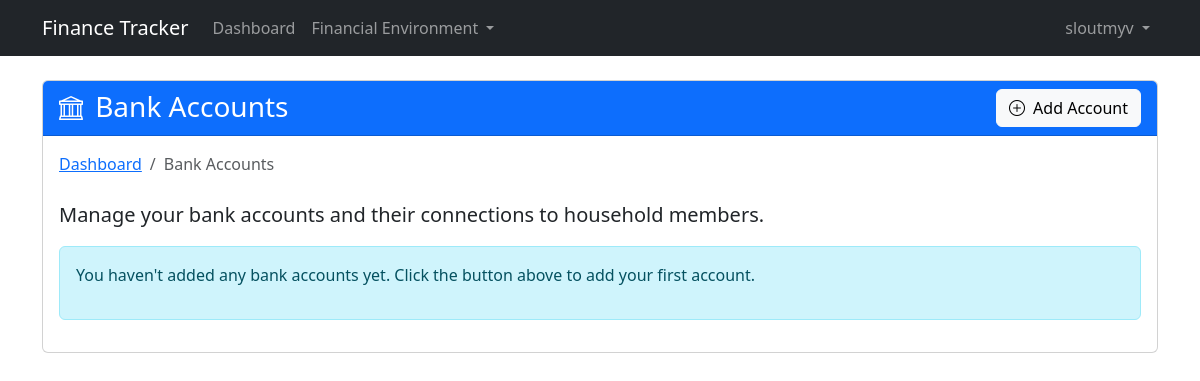
The page /en/financial/bank-accounts/ (signed in) on the database as committed earlier.
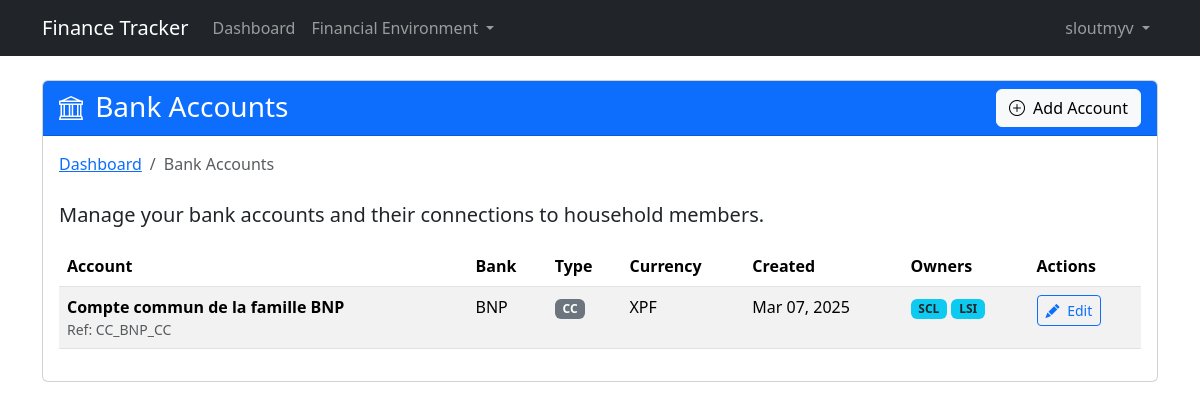
The same page on the database as committed later.
### core/models.py (models this page shows, shortened)
class BankAccount(models.Model):
    CURRENCY_CHOICES = [
        ('EUR', _('Euro (€)')),
        ('USD', _('US Dollar ($)')),
        ('GBP', _('British Pound (£)')),
        ('JPY', _('Japanese Yen (¥)')),
        ('CHF', _('Swiss Franc (Fr)')),
        ('AUD', _('Australian Dollar (A$)')),
        ('CAD', _('Canadian Dollar (C$)')),
        ('XPF', _('CFP Franc (₣)')),
        ('CNY', _('Chinese Yuan (¥)')),
    ]
    name = models.CharField(max_length=100, help_text=_("Name of the account"))
    bank_name = models.CharField(max_length=100, help_text=_("Name of the bank"), default="")
    account_type = models.ForeignKey(AccountType, on_delete=models.PROTECT, related_name='accounts', null=True)
    members = models.ManyToManyField(HouseholdMember, related_name='bank_accounts')
    reference = models.CharField(max_length=100, blank=True, help_text=_("Auto-generated reference code"))
    currency = models.CharField(
        max_length=3,
        choices=CURRENCY_CHOICES,
        default='EUR',
        help_text=_("Three-letter currency code")
    )
    timestamp = models.DateTimeField(default=timezone.now, help_text=_("Account creation date and time"))
    created_at = models.DateTimeField(auto_now_add=True)
    updated_at = models.DateTimeField(auto_now=True)
    class Meta:
        ordering = ['bank_name', 'name']

class AccountType(models.Model):
    designation = models.CharField(max_length=100)
    short_designation = models.CharField(max_length=10)
    created_at = models.DateTimeField(auto_now_add=True)
    updated_at = models.DateTimeField(auto_now=True)
    class Meta:
        ordering = ['designation']

class HouseholdMember(models.Model):
    tax_household = models.ForeignKey(TaxHousehold, on_delete=models.CASCADE, related_name='members')
    first_name = models.CharField(max_length=100)
    last_name = models.CharField(max_length=100)
    date_of_birth = models.DateField()
    trigram = models.CharField(max_length=3, editable=False)
    created_at = models.DateTimeField(auto_now_add=True)
    updated_at = models.DateTimeField(auto_now=True)

### core/views.py (the view)
# urls.py: path('financial/bank-accounts/', views.bank_account_list, name='bank_account_list'),
@login_required
def bank_account_list(request):
    try:
        household = request.user.tax_household
        members = household.members.all()
        has_members = members.exists()
        bank_accounts = BankAccount.objects.filter(members__in=members).distinct() if has_members else []
        return render(request, 'financial/bank_account_list.html', {
            'bank_accounts': bank_accounts,
            'has_household': True,
            'has_members': has_members
        })
    except TaxHousehold.DoesNotExist:
        return render(request, 'financial/bank_account_list.html', {
            'bank_accounts': [],
            'has_household': False,
            'has_members': False
        })

### core/context_processors.py (called while the page is built)
def language_context(request):
    language_code = getattr(request, 'LANGUAGE_CODE', settings.LANGUAGE_CODE)
    return {
        'LANGUAGE_CODE': language_code,
        'LANGUAGES': settings.LANGUAGES,
    }

### templates/financial/bank_account_list.html (shortened to what the changed rows need)
{% extends 'base.html' %}
{% load i18n_extras %}
{% block content %}
<div class="row">
    <div class="col-md-12">
        <div class="card">
            <div class="card-body">
                {% if not has_household %}
                    <div class="alert alert-warning">
                        <h5 class="alert-heading">{% translate_json "You need to create a tax household first" %}</h5>
                        <p>{% translate_json "Before adding bank accounts, you need to set up your tax household." %}</p>
                        <hr>
                        <div class="d-grid gap-2 d-md-flex">
                            <a href="{% url 'household_create' %}" class="btn btn-primary">
                                <i class="bi bi-house-add-fill me-1"></i> {% translate_json "Create Tax Household" %}
                            </a>
                        </div>
                    </div>
                {% else %}
                    {% if bank_accounts %}
                        <div class="table-responsive">
                            <table class="table table-striped">
                                <thead>
                                    <tr>
                                        <th>{% translate_json "Account" %}</th>
                                        <th>{% translate_json "Bank" %}</th>
                                        <th>{% translate_json "Type" %}</th>
                                        <th>{% translate_json "Currency" %}</th>
                                        <th>{% translate_json "Created" %}</th>
                                        <th>{% translate_json "Owners" %}</th>
                                        <th>{% translate_json "Actions" %}</th>
                                    </tr>
                                </thead>
                                <tbody>
                                    {% for account in bank_accounts %}
                                    <tr>
                                        <td>
                                            <strong>{{ account.name }}</strong>
                                            <div class="small text-muted">{% translate_json "Ref" %}: {{ account.reference }}</div>
                                        </td>
                                        <td>{{ account.bank_name }}</td>
                                        <td>
                                            {% if account.account_type %}
                                                <span class="badge bg-secondary" title="{{ account.account_type.designation }}">
                                                    {{ account.account_type.short_designation }}
                                                </span>
                                            {% else %}
                                                <span class="text-muted">{% translate_json "Not set" %}</span>
                                            {% endif %}
                                        </td>
                                        <td>{{ account.currency }}</td>
                                        <td><span title="{{ account.timestamp|date:'F j, Y, g:i a' }}">{{ account.timestamp|date:"M d, Y" }}</span></td>
                                        <td>
                                            {% for member in account.members.all %}
                                                <span class="badge bg-info text-dark" title="{{ member.first_name }} {{ member.last_name }}">
                                                    {{ member.trigram }}
                                                </span>
                                            {% empty %}
                                                <span class="text-muted">{% translate_json "No owners" %}</span>
                                            {% endfor %}
                                        </td>
                                        <td>
                                            <a href="{% url 'bank_account_update' account.pk %}" class="btn btn-sm btn-outline-primary">
                                                <i class="bi bi-pencil-fill me-1"></i> {% translate_json "Edit" %}
                                            </a>
                                        </td>
                                    </tr>
                                    {% endfor %}
                                </tbody>
                            </table>
                        </div>
                    {% else %}
                        <div class="alert alert-info">
                            <p>{% translate_json "You haven't added any bank accounts yet. Click the button above to add your first account." %}</p>
                        </div>
                    {% endif %}
                {% endif %}
            </div>
        </div>
    </div>
</div>
{% endblock %}

Rows that differ between the two databases and show on the page:
added BankAccount: name "Compte commun de la famille BNP", reference "CC_BNP_CC", bank_name "BNP", account_type.short_designation "CC", currency "XPF", timestamp "Mar 07, 2025"
now on this page (row unchanged): HouseholdMember: trigram "SCL"
now on this page (row unchanged): HouseholdMember: trigram "LSI"
Other text that changed with them:
text no longer shown: "You haven't added any bank accounts yet. Click the button above to add your first account."
text now shown: "Account Bank Type Currency Created Owners Actions"
